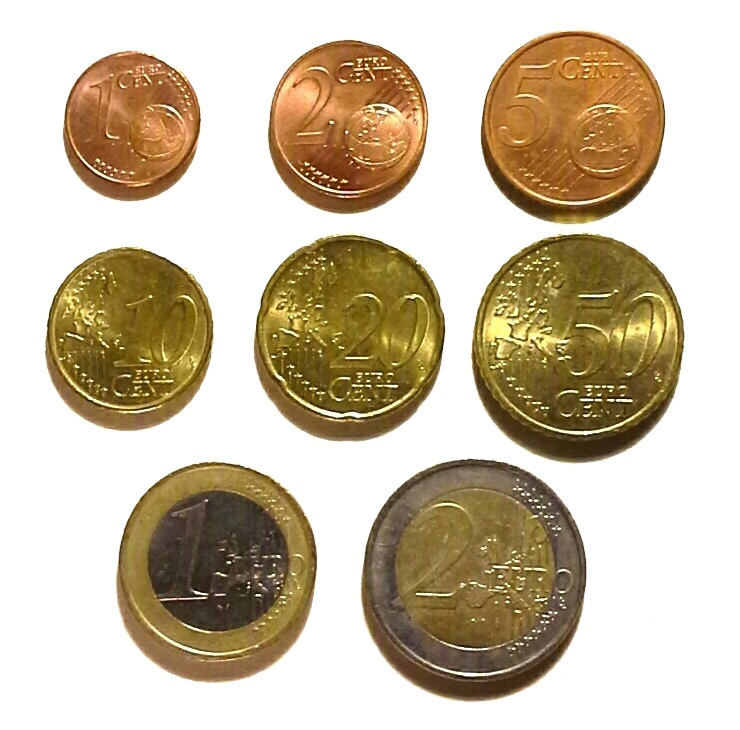
#> input picture P3/Monedas2.jpg, 740 x 730 px
$ jupyter execute --allow-errors tareas_p3.ipynb   (text cells are left out)
#> lines starting #> are read from the running program, lines starting #| are printed output that depends on the picture; after the words box and inside, x2 and y2 are one past the last pixel; in counts of white or black regions, pixels touching at a corner belong together
[cell 1]
import cv2
import matplotlib.pyplot as plt
import numpy as np

[cell 2]
img = cv2.imread('Monedas2.jpg')
#> img is the input picture: shape (730, 740, 3); mean B, G, R 165.2, 189.1, 203.2
img_gris = cv2.cvtColor(img, cv2.COLOR_BGR2GRAY)


monedas_euro = {
    0.01: 207.39,
    0.02: 276.12,
    0.1: 306.35,
    0.05: 354.66,
    0.2: 388.82,
    1: 424.56,
    0.5: 461.86,
    2: 520.77
}

# Umbralizado binario invertido, dado que por defecto se asume objetos en blanco
th1,img_th1 = cv2.threshold(img_gris,0,255,cv2.THRESH_BINARY_INV+cv2.THRESH_OTSU)
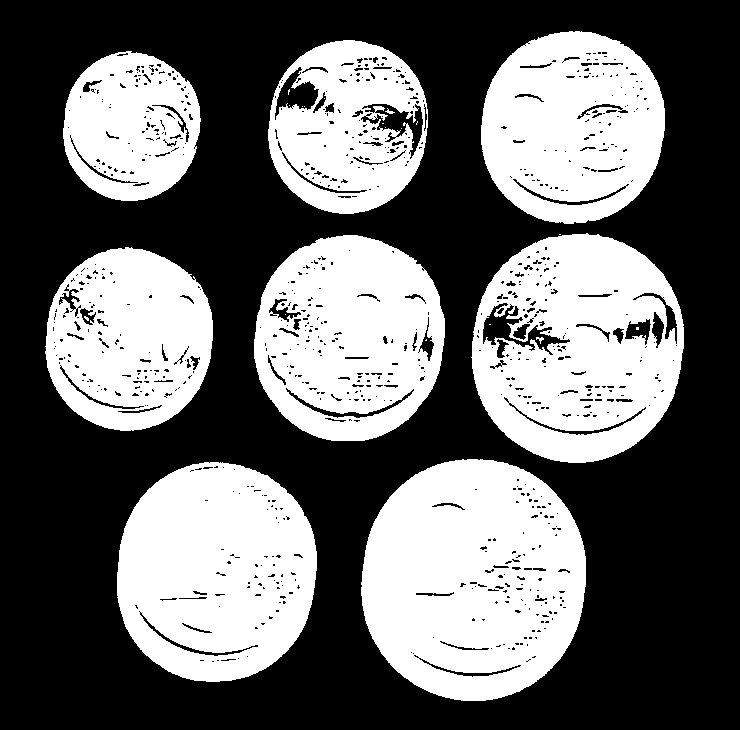
#> img_th1: shape (730, 740); 41.5% white; 25 white regions (15 under 20 px)
#> th1 = 177

#Obtiene únicamente los contornos externos
contornos2, hierarchy2 = cv2.findContours(img_th1,
    cv2.RETR_EXTERNAL ,
    cv2.CHAIN_APPROX_SIMPLE)
#> contornos2 = 9 contours, 1 with area under 20; largest, box (x1, y1, x2, y2) and area: (361, 459, 586, 701) 43099, (471, 233, 684, 463) 38346, (117, 462, 317, 682) 34904, (254, 235, 445, 441) 31003, (481, 31, 665, 224) 27992, (45, 247, 213, 431) 24054, (268, 40, 428, 214) 21814, (63, 51, 201, 201) 16012

#Dibuja sobre la imagen de entrada sólo contornos externos
contornos =  []
img_rgb = cv2.cvtColor(img, cv2.COLOR_BGR2RGB)
for c in contornos2:
    area = cv2.contourArea(c)
    if area > 5:
        contornos.append(area)
#> this loop made 9 passes
#> area on passes 1, 2, 3, 4, 6, 7, 8, 9: 34903.5, 43099, 24054, 31003, 38346, 16011.5, 21814.5, 27992
#> after the loop, contornos = [34903.5, 43099, 24054, 31003, 38346, 16011.5, 21814.5, 27992]

escala = monedas_euro[0.01] / min(contornos)
#> escala = 0.013

for c in contornos:
    for m in monedas_euro.keys():
        if monedas_euro.get(m)* 0.945 <= c*escala <= monedas_euro.get(m) * 1.055:
            print(m)
#> this loop made 8 passes
#> (printed output is left out)

cv2.drawContours(img_rgb, contornos2, -1, (0,255,0), 3)
#> img_rgb: shape (730, 740, 3); mean R, G, B 195.8, 193, 159.8
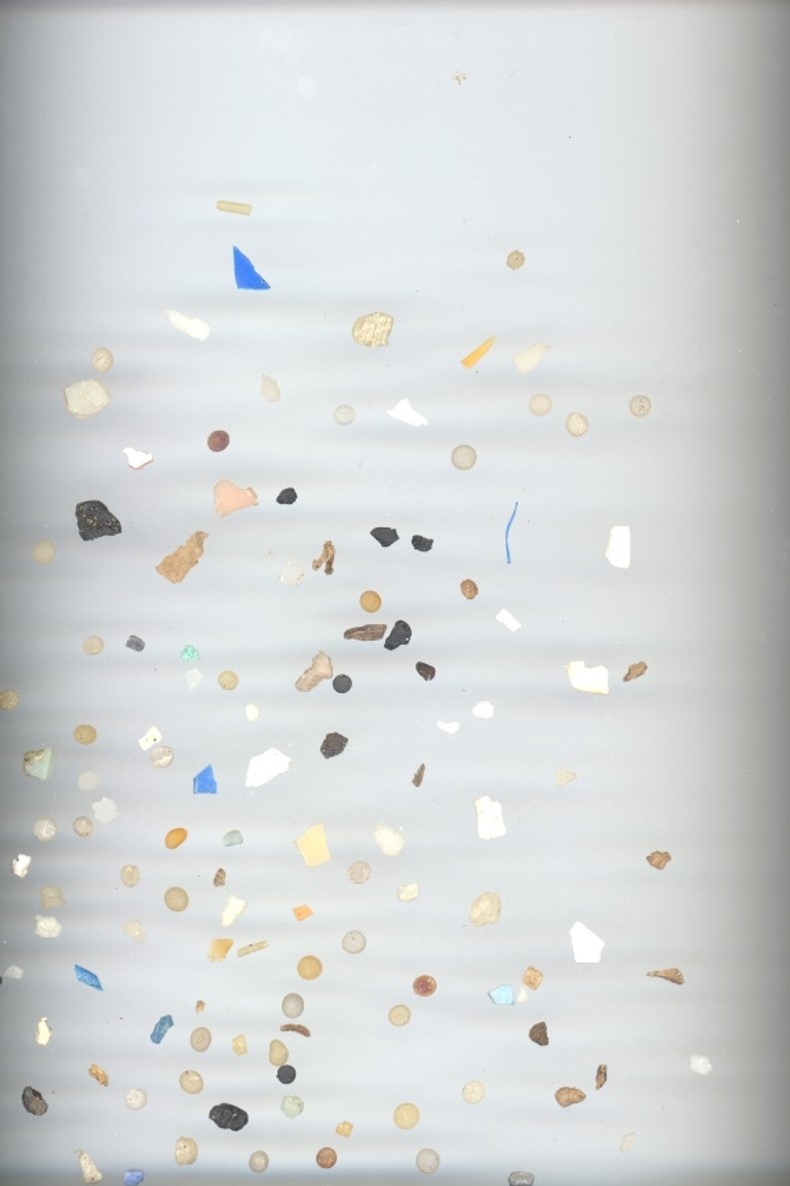
#> input picture P3/MPs_test.jpg, 790 x 1186 px, given in place of the camera
#> further down, frame is the input picture: shape (1186, 790, 3); mean B, G, R 213.9, 213.8, 210.9

plt.axis("off")
plt.imshow(img_rgb)
plt.title('Externos')

[cell 3]
# Tolerancia de tono
TOL_H = 8

# Contraste entre anillos
TOL_S = 35

# Moneda con sus diámetros
MONEDAS = {0.01: 16.25, 0.02: 20.25, 0.05: 21.30, 0.10: 20.00,
           0.20: 22.35, 0.50: 24.25, 1: 23.25, 2: 25.75}

OFFSET_PX = 2
COBRE = (0.01, 0.02, 0.05)
ORO = (0.10, 0.20, 0.50)

# Elige que mondeda se ajusta mas al tamaño
# [24 lines left out: functions clasifica, tono, contraste, not called in this run]

# Comprobación de si la moneda es de cobre
def es_cobre(p, ref):
    dh = abs(p['t'] - ref['t'])
    return min(dh, 180 - dh) < TOL_H

# Calculo del diámetro de la moneda
def diametro_mm(p, ref):
    return MONEDAS[0.01] * (p['r'] - OFFSET_PX) / (ref['r'] - OFFSET_PX)

# Decide el valor de una moneda
# [10 lines left out: functions valor_moneda, etiqueta, not called in this run]

# Detecta círculos y elimina los duplicados.
def detecta_circulos(frame):
    gris = cv2.GaussianBlur(cv2.cvtColor(frame, cv2.COLOR_BGR2GRAY), (9, 9), 2)
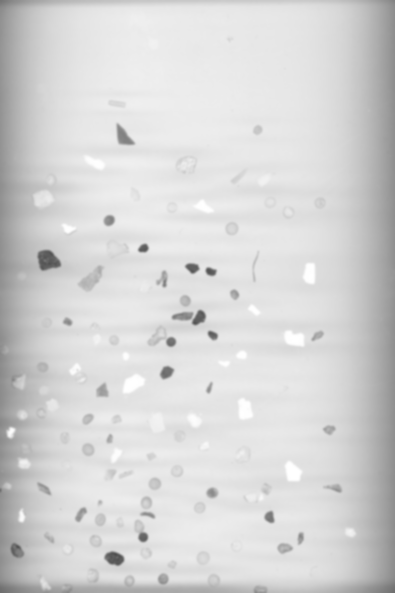
#> gris: shape (1186, 790) (shown at 1/2 size); min 78, max 255, mean 213
    circ = cv2.HoughCircles(gris, cv2.HOUGH_GRADIENT, 1, 40,
                            param1=80, param2=25, minRadius=30, maxRadius=160)
#> circ = None

    # Quitar duplicados
    dets = []
    for x, y, r in (circ[0] if circ is not None else []):

        #Comrpobamos si se han detectado varias monedas en radios muy parecidos
        for k, (a, b, s) in enumerate(dets):
            d, R = np.hypot(x - a, y - b), max(r, s)
            if d < 0.9 * R:
                if d < 0.25 * R and r > s:
                    dets[k] = (x, y, r)
                break
        else:
            dets.append((x, y, r))
#> this loop made 0 passes
#> after the loop, dets = []
    return dets


# Empareja las detecciones del frame con las pistas
def actualiza_pistas(pistas, detecciones):
    sin_asignar, detecciones_usadas = set(range(len(pistas))), set()

    # Todas las combinaciones (pista, detección) ordenadas por distancia
    candidatos = sorted((np.hypot(x_det - pista['x'], y_det - pista['y']), idx_pista, idx_det)
                        for idx_pista, pista in enumerate(pistas) for idx_det, (x_det, y_det, r_det) in enumerate(detecciones))
#> candidatos = []

    # Analizamos primero los pares más cercanos
    for distancia, idx_pista, idx_det in candidatos:
        x_det, y_det, r_det = detecciones[idx_det]

        # Ambos sin asignar y a una distancia menor que ~1 radio
        if idx_pista in sin_asignar and idx_det not in detecciones_usadas and distancia < 1.2 * max(r_det, pistas[idx_pista]['r']):
            pista = pistas[idx_pista]
            pista['x'] += 0.5 * (x_det - pista['x']); pista['y'] += 0.5 * (y_det - pista['y'])    # Suaviza la posición
            pista['h'] = (pista['h'] + [r_det])[-10:]; pista['r'] = np.median(pista['h'])
            pista['n'] += 1; pista['perd'] = 0
            sin_asignar.discard(idx_pista); detecciones_usadas.add(idx_det)
#> after the loop, detecciones_usadas = 0 items

    # Detecciones sin pista: se crea una nueva
    for idx_det, (x_det, y_det, r_det) in enumerate(detecciones):
        if idx_det not in detecciones_usadas:
            pistas.append(dict(x=x_det, y=y_det, r=r_det, h=[r_det], n=1, perd=0, t=None, c=None))
#> after the loop, pistas = []

    # Pistas sin detección: suman un frame perdido
    for idx_pista in sin_asignar:
        pistas[idx_pista]['perd'] += 1

    # Se eliminan las perdidas más de 8 frames seguidos
    return [pista for pista in pistas if pista['perd'] <= 8]

cap = cv2.VideoCapture(1)
cap.set(cv2.CAP_PROP_FRAME_WIDTH, 1280); cap.set(cv2.CAP_PROP_FRAME_HEIGHT, 720)
pistas = []

while True:
    ok, frame = cap.read()
    if not ok:
        break

    hsv = cv2.cvtColor(frame, cv2.COLOR_BGR2HSV)
    pistas = actualiza_pistas(pistas, detecta_circulos(frame))
#> pistas = []

    # Usamos las monedas estables
    activas = [p for p in pistas if p['n'] >= 5 and p['perd'] <= 3]
#> activas = []

    total = 0
    if activas:
        # Tono y contraste suavizados para que no parpadee
        for p in activas:
            t, c = tono(hsv, p), contraste(hsv, p)
            p['t'] = t if p['t'] is None else 0.9 * p['t'] + 0.1 * t
            p['c'] = c if p['c'] is None else 0.8 * p['c'] + 0.2 * c

        # Calculamos la moneda más pequeña para y se categorizara como la de 1 céntimo
        ref = min(activas, key=lambda p: p['r'])

        for p in activas:
            es_ref = p['r'] <= ref['r'] * 1.07               # monedas del mismo tamaño que la referencia
            v = 0.01 if es_ref else valor_moneda(p, ref)
            total += v or 0

            color = (255, 150, 0) if es_ref else (0, 255, 0) if v else (0, 0, 255)
            if p['perd'] > 0:
                color = tuple(ch // 2 for ch in color)
            cv2.circle(frame, (int(p['x']), int(p['y'])), int(p['r']), color, 2)
            cv2.putText(frame, etiqueta(v), (int(p['x']) - 40, int(p['y'])),
                        cv2.FONT_HERSHEY_SIMPLEX, 0.6, (255, 0, 0), 2)
            if not es_ref:
                cv2.putText(frame, f"{diametro_mm(p, ref):.1f}mm", (int(p['x']) - 40, int(p['y']) + 25),
                cv2.FONT_HERSHEY_SIMPLEX, 0.5, (255, 255, 0), 1)

    cv2.putText(frame, f"Total: {total:.2f} EUR", (10, 30), cv2.FONT_HERSHEY_SIMPLEX, 1, (0, 0, 255), 2)
#> frame: shape (1186, 790, 3); 0.17% of pixels changed, all inside (x1, y1, x2, y2) = (10, 8, 257, 32)
    cv2.imshow('Monedas', frame)
    if cv2.waitKey(1) == 27:
#> (key Esc is pressed here)
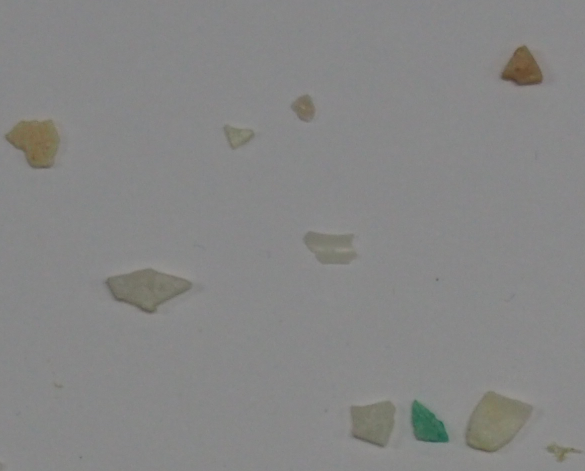
#> input picture P3/FRA.png, 1170 x 942 px (shown at 1/2 size)
#> in extraer_caracteristicas_imagen, imagen is the input picture: shape (942, 1170, 3); mean B, G, R 133.5, 134.2, 134.1
        break

cap.release()
cv2.destroyAllWindows()

[cell 4]
import os
import cv2
import numpy as np
import pandas as pd
import matplotlib.pyplot as plt
from sklearn.metrics import (classification_report, confusion_matrix,
                             ConfusionMatrixDisplay, accuracy_score)


CONJUNTO_ENTRENAMIENTO = [
    ("FRA.png", "FRA"),
    ("fragment-03-olympus-10-01-2020.JPG", "FRA"),
    ("PEL.png", "PEL"),
    ("pellet-03-olympus-10-01-2020.JPG", "PEL"),
    ("TAR.png", "TAR"),
    ("tar-03-olympus-10-01-2020.JPG", "TAR"),
]
IMAGEN_TEST = "MPs_test.jpg"
CSV_TEST = "MPs_test_bbs.csv"

AREA_MINIMA = 10            # Área mínima, en px, para considerar una región
FRAC_AREA_MAXIMA = 0.4      # Descarta regiones que ocupan más de esta fracción de la imagen
MAX_POR_CLASE = 150         # Número máximo de regiones por clase usadas para construir prototipos
UMBRAL_IOU = 0.5            # Solapamiento mínimo que debe haber entre región segmentada y anotación para establecer relación
DIR_SALIDA = "resultados"
SEMILLA_ALEATORIA = 42      # Semilla para obtener mismos resultados sin importar la ejecución
FACTOR_UMBRAL = 0.7         # Factor que permite ajustar el valor umbral dado por Otsu
PESO_L = 0.6                # Peso de la luminosidad en la distancia al fondo
ESCALA_FONDO = 8            # Factor de reducción de la imagen para extraer el fondo local
TAM_KERNEL_FONDO = 59       # Tamaño del kernel usado para la mediana sobre la imagen reducida

[cell 5]
# [30 lines left out: function cargar_anotaciones, not called in this run]

[cell 6]
# Crea una imagen compuesta por los colores de fondo de las distintas zonas de la imagen original
def fondo_local(lab):
    alto, ancho = lab.shape[:2]
    canales = []
    for c in range(3):
        reducida = cv2.resize(lab[:, :, c], (ancho // ESCALA_FONDO, alto // ESCALA_FONDO),
                              interpolation=cv2.INTER_AREA).astype(np.uint8)
        reducida = cv2.medianBlur(reducida, TAM_KERNEL_FONDO)
        canales.append(cv2.resize(reducida.astype(np.float32), (ancho, alto),
                                  interpolation=cv2.INTER_LINEAR))
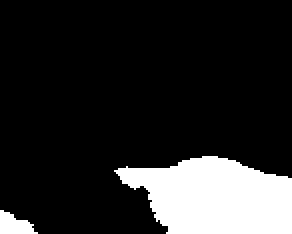
#> reducida: shape (117, 146) (shown 2 times larger); values 127 (black) and 128 (white), 15.6% white; 2 white regions, box (x1, y1, x2, y2) and area: (57, 78, 146, 117) 2529, (0, 105, 19, 117) 144
#> after the loop, canales = 3 items
    return np.stack(canales, axis=2)


# Devuelve una imagen binaria, blanco las partículas y negro el resto
def segmentar_particulas(img_bgr):
    suavizada = cv2.GaussianBlur(img_bgr, (3, 3), 0)
    lab = cv2.cvtColor(suavizada, cv2.COLOR_BGR2LAB).astype(np.float32)

    diferencia = lab - fondo_local(lab)
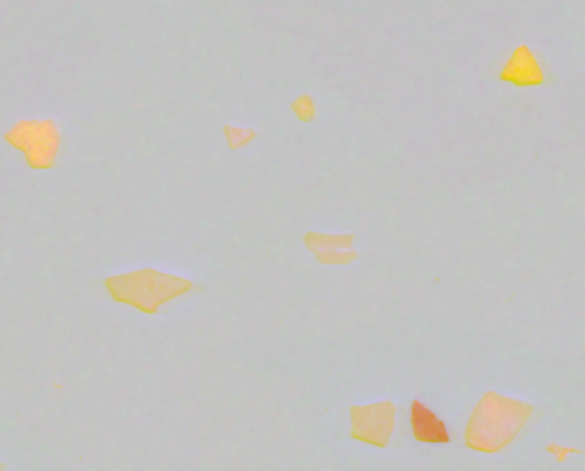
#> diferencia: shape (942, 1170, 3) float32 (shown at 1/2 size); mean B, G, R -0.5, 0.6, 1.2; drawn with min black and max white

    distancia = np.sqrt(PESO_L * diferencia[:, :, 0] ** 2 + diferencia[:, :, 1] ** 2 + diferencia[:, :, 2] ** 2)
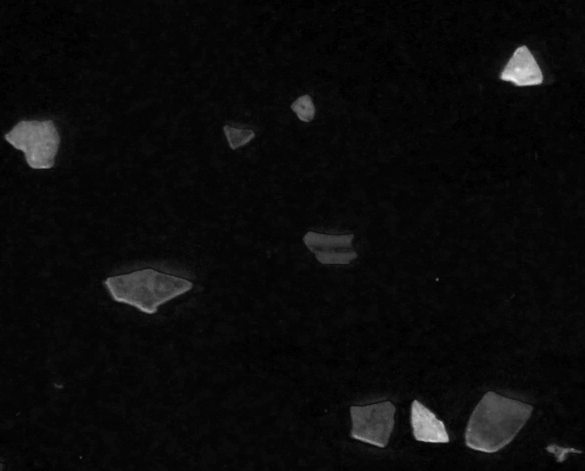
#> distancia: shape (942, 1170) float32 (shown at 1/2 size); min 0, max 59.62, mean 2.7; drawn with min black and max white
    distancia_8u = cv2.normalize(distancia, None, 0, 255, cv2.NORM_MINMAX).astype(np.uint8)

    val_otsu, _ = cv2.threshold(distancia_8u, 0, 255, cv2.THRESH_BINARY + cv2.THRESH_OTSU)
#> val_otsu = 48
    _, mascara = cv2.threshold(distancia_8u, val_otsu * FACTOR_UMBRAL, 255, cv2.THRESH_BINARY)
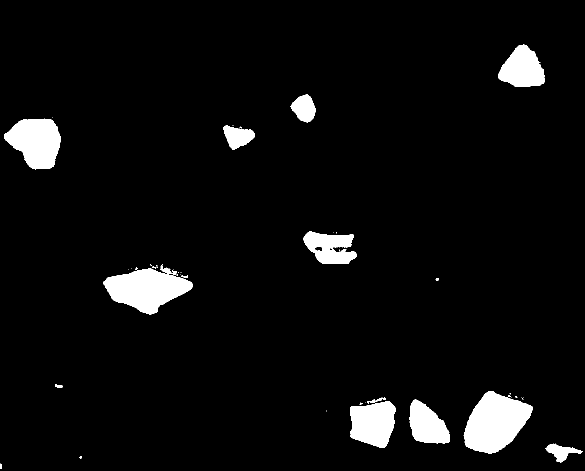
#> mascara: shape (942, 1170) (shown at 1/2 size); 5.1% white; 51 white regions (34 under 20 px), largest, box (x1, y1, x2, y2) and area: (927, 782, 1066, 907) 11225, (206, 537, 386, 629) 9912, (8, 237, 121, 339) 8054

    kernel = cv2.getStructuringElement(cv2.MORPH_ELLIPSE, (5, 5))
#> kernel = [[0, 0, 1, 0, 0], [1, 1, 1, 1, 1], [1, 1, 1, 1, 1], [1, 1, 1, 1, 1], [0, 0, 1, 0, 0]]
    mascara = cv2.morphologyEx(mascara, cv2.MORPH_OPEN, kernel, iterations=1)
#> mascara: shape (942, 1170); 5% white; 17 white regions (2 under 20 px), largest, box (x1, y1, x2, y2) and area: (928, 782, 1066, 907) 11216, (206, 537, 386, 629) 9903, (8, 238, 121, 339) 8044
#> (the rest of the program and of its run is left out)
